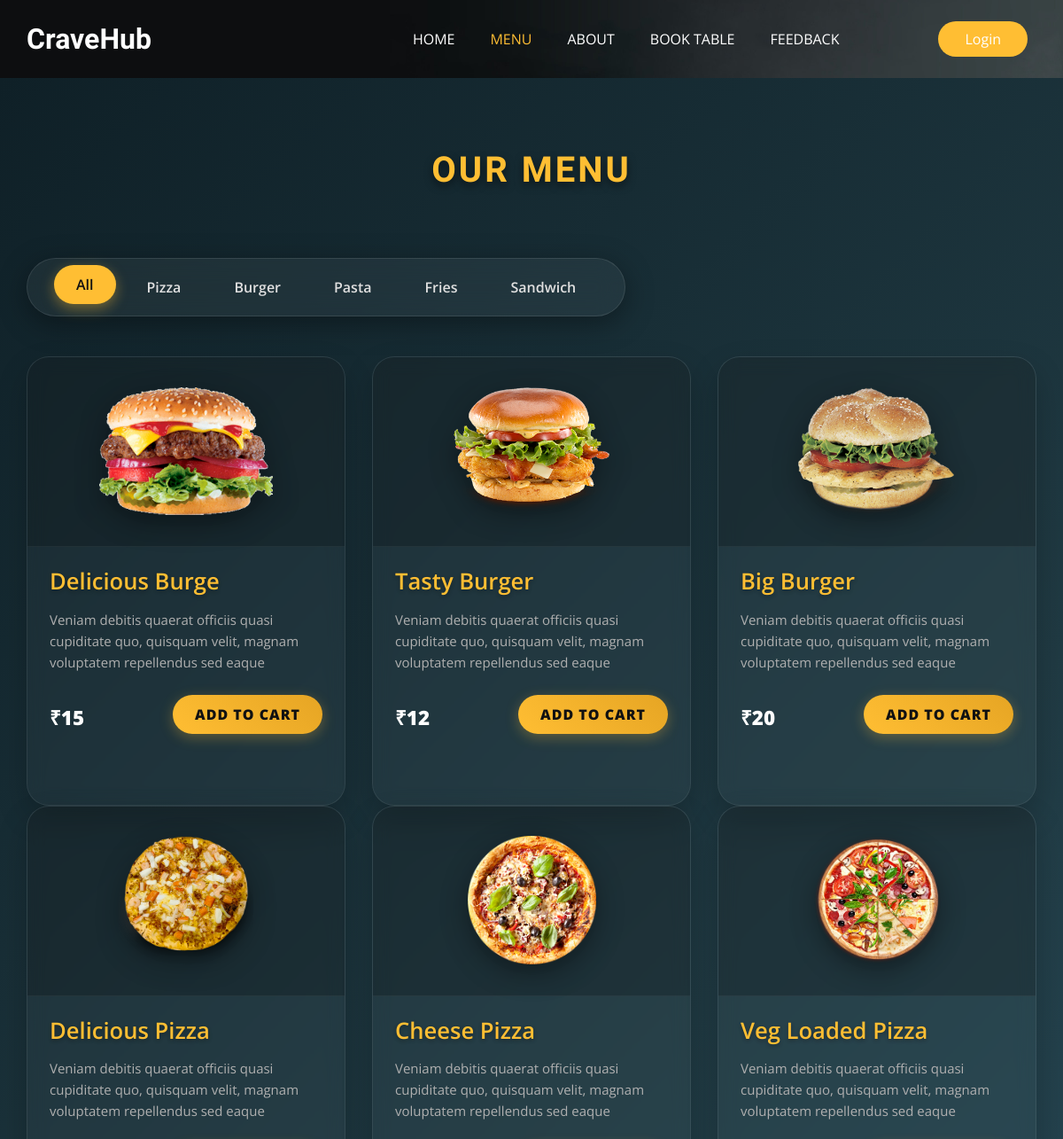
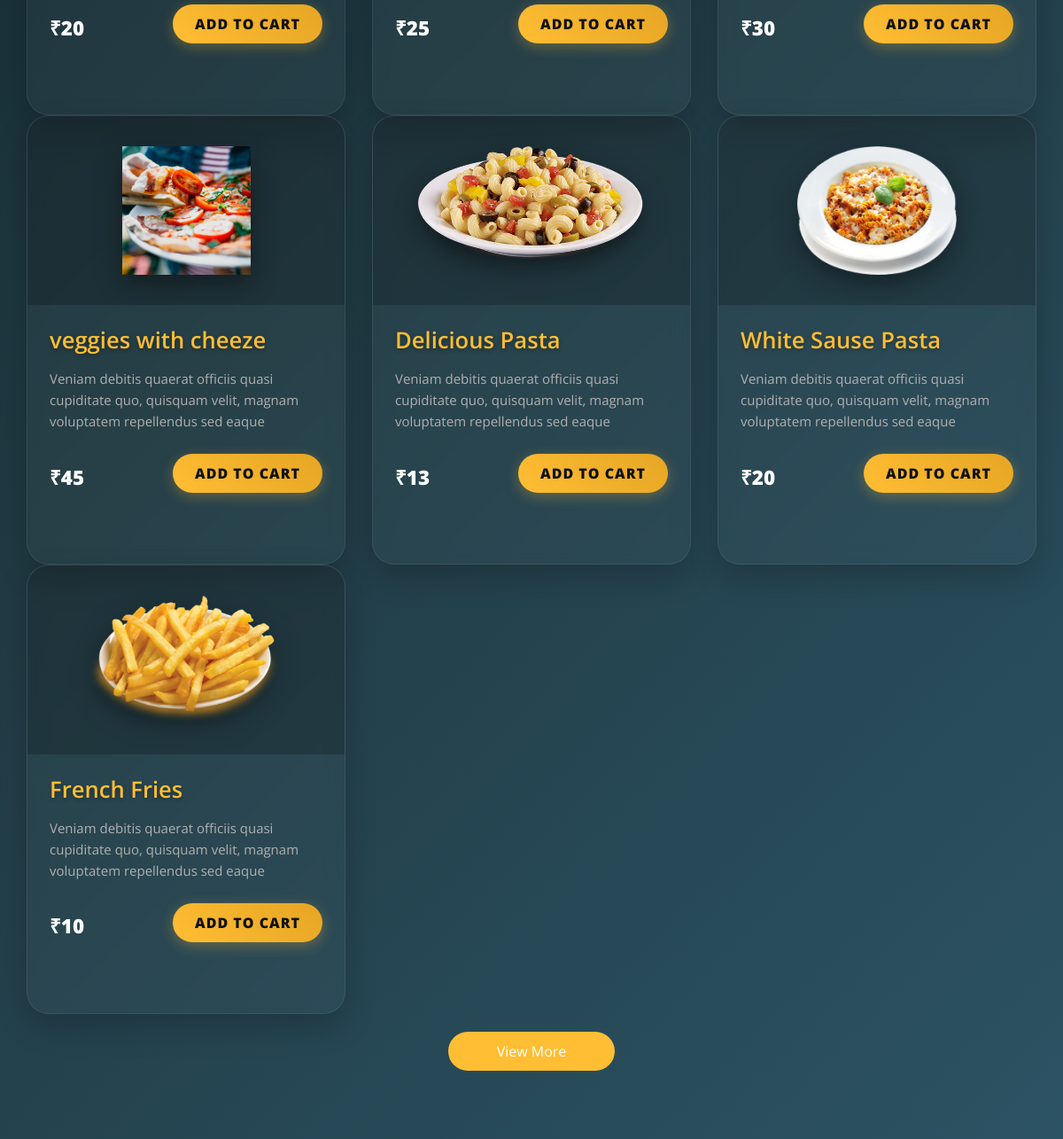
/menu/ (upper part), run on an earlier commit of the app's database (2 pictures, top to bottom).
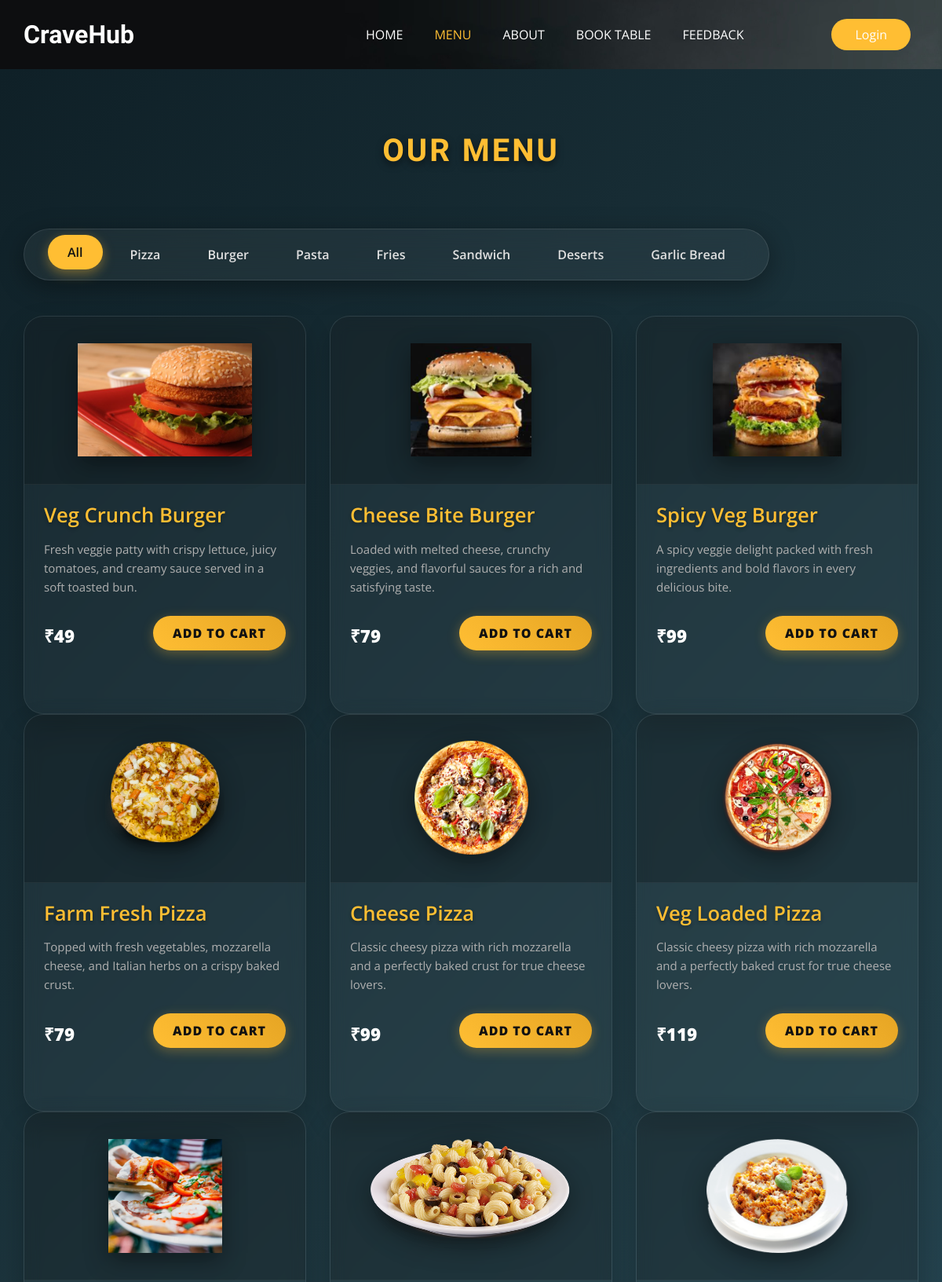
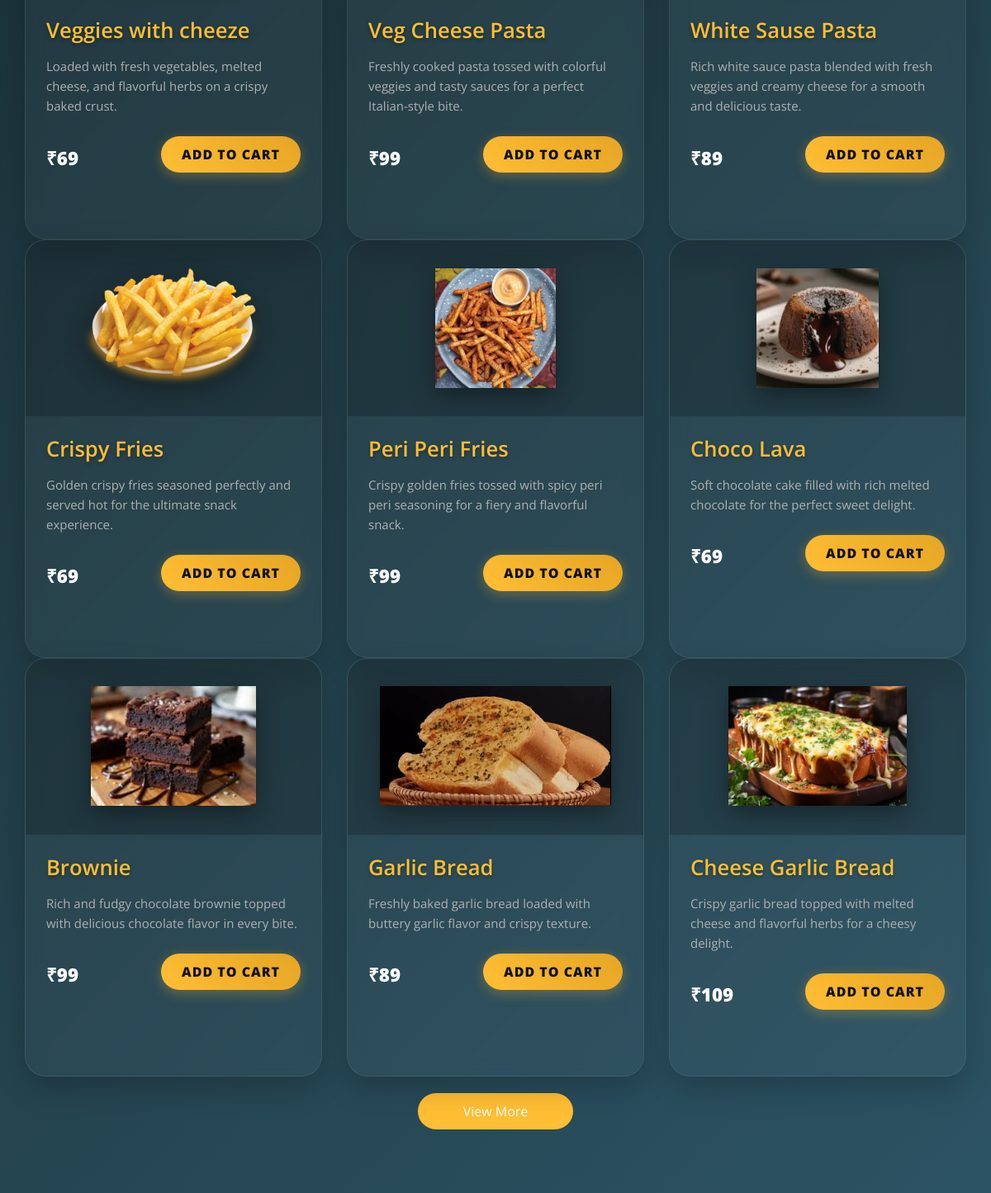
And on a later commit of the database (2 pictures, top to bottom).
### Base_App/models.py (models this page shows, shortened)
class ItemList(models.Model):
    Category_name = models.CharField(max_length=15)
    def __str__(self):
        return self.Category_name

class Items(models.Model):
    Item_name = models.CharField(max_length=40)
    description = models.TextField(blank=False)
    Price = models.IntegerField()
    Category = models.ForeignKey(ItemList, related_name='Name', on_delete=models.CASCADE)
    Image = models.ImageField(upload_to='items/')

### Base_App/views.py (the view)
# urls.py: path('menu/', MenuView, name='Menu'),
def MenuView(request):
    items =  Items.objects.all()
    list = ItemList.objects.all()
    return render(request, 'menu.html', {'items': items, 'list': list})

### Template/menu.html (shortened to what this page needs)
{% extends "base.html" %}
{% block class %}class="sub_page"{% endblock class %}
{% block menu_status %}active{% endblock menu_status %}
{% load static %}
{% block main %}
  <section class="food_section premium-menu-section layout_padding-bottom">
    <div class="container">
      <div class="heading_container heading_center">
        <h2>
          Our Menu
        </h2>
      </div>
      <ul class="filters_menu">
        <li class="active" data-filter="*">All</li>
        {% for i in list %}
        <li data-filter=".{{i.Category_name}}">{{i.Category_name}}</li>
        {% endfor %}
      </ul>
      <div class="filters-content">
        <div class="row grid">
          {% for j in items %}
          <div class="col-sm-6 col-lg-4 all {{j.Category}}">
            <div class="box">
              <div>
                <div class="img-box">
                  <img src="/media/{{j.Image}} " alt="{{j.Image}}">
                </div>
                <div class="detail-box">
                  <h5>
                    {{j.Item_name}}
                  </h5>
                  <p>
                    {{j.description}}
                  </p>
                  <div class="options">
                    <h6>
                      ₹{{j.Price}}
                    </h6>
                    <button class="btn btn-success add-to-cart" data-item-id="{{j.id}}" data-item-name="{{j.Item_name}}" data-item-price="{{j.Price}}">
                      Add to Cart
                    </button>
                  </div>
                </div>
              </div>
            </div>
          </div>
          {% endfor %}
        </div>
      </div>
      <div class="btn-box">
        <a href="">
          View More
        </a>
      </div>
    </div>
  </section>
{% endblock main %}

### Template/base.html (shortened to what this page needs)
<!DOCTYPE html>
<html>
{% load static %}
<head>
  <link rel="stylesheet" type="text/css" href="{% static 'css/bootstrap.css' %}" />
  <link rel="stylesheet" type="text/css"
    href="https://cdnjs.cloudflare.com/ajax/libs/OwlCarousel2/2.3.4/assets/owl.carousel.min.css" />
  <link rel="stylesheet" href="https://cdnjs.cloudflare.com/ajax/libs/jquery-nice-select/1.1.0/css/nice-select.min.css"
 />
  <link href="{% static 'css/font-awesome.min.css' %}" rel="stylesheet" />
  <link href="{% static 'css/style.css' %}" rel="stylesheet" />
  <link href="{% static 'css/responsive.css' %}" rel="stylesheet" />
</head>
<body {% block class %}{% endblock class %}>
  <div class="hero_area">
    <div class="bg-box">
      <img src="{% static 'images/hero-bg.jpg' %}" alt="">
    </div>
    <header class="header_section">
      <div class="container">
        <nav class="navbar navbar-expand-lg custom_nav-container ">
          <a class="navbar-brand" href="{% url 'Home' %}">
            <span>
              CraveHub
            </span>
          </a>
          <div class="collapse navbar-collapse" id="navbarSupportedContent">
            <ul class="navbar-nav  mx-auto ">
              <li class="nav-item {% block home_status %}{% endblock home_status %}">
                <a class="nav-link" href="{% url 'Home' %}">Home <span class="sr-only">(current)</span></a>
              </li>
              <li class="nav-item {% block menu_status %}{% endblock menu_status %}">
                <a class="nav-link " href="{% url 'Menu' %}">Menu</a>
              </li>
              <li class="nav-item {% block about_status %}{% endblock about_status %}">
                <a class="nav-link" href="{% url 'About' %}">About</a>
              </li>
              <li class="nav-item {% block table_status %}{% endblock table_status %}">
                <a class="nav-link" href="{% url 'Book_Table' %}">Book Table</a>
              </li>
              <li class="nav-item {% block feedback_status %}{% endblock feedback_status %}">
                <a class="nav-link" href="{% url 'Feedback_Form' %}">Feedback</a>
              </li>
            </ul>
            <div class="user_option">
              <div class="user_option">
                {% if user.is_authenticated %}
                <span
                  style="background-color: #f8c6c6; color: #000; padding: 5px 10px; border-radius: 5px; font-weight: bold;">
                  {{ user.username }}
                </span>
                <a href="{% url 'logout' %}" class="btn btn-secondary">Logout</a>
                <button id="cart-button" class="btn btn-primary">
                  <i class="fa fa-shopping-cart"></i> Cart
                </button>
                {% else %}
                <a href="{% url 'login' %}" class="btn order_online">Login</a>
                {% endif %}
              </div>
            </div>
          </div>
        </nav>
      </div>
    </header>
  </div>
  {% block main %}{% endblock main %}
</body>
</html>

### Static/css/style.css (style rules this page uses)
body { font-family: "Open Sans", sans-serif; color: #0c0c0c; background-color: #ffffff; overflow-x: hidden; }
.layout_padding-bottom { padding-bottom: 90px; }
h1, h2 { font-family: 'Dancing Script', cursive; }
.heading_container { display: -webkit-box; display: -ms-flexbox; display: flex; -webkit-box-orient: vertical; -webkit-box-direction: normal; -ms-flex-direction: column; flex-direction: column; -webkit-box-align: start; -ms-flex-align: start; align-items: flex-start; }
.heading_container h2 { position: relative; margin-bottom: 0; font-size: 2.5rem; font-weight: bold; }
.heading_container.heading_center { -webkit-box-align: center; -ms-flex-align: center; align-items: center; text-align: center; }
a, a:hover, a:focus { text-decoration: none; }
.btn, .btn:focus { outline: none !important; -webkit-box-shadow: none; box-shadow: none; }
.hero_area { position: relative; min-height: 100vh; display: -webkit-box; display: -ms-flexbox; display: flex; -webkit-box-orient: vertical; -webkit-box-direction: normal; -ms-flex-direction: column; flex-direction: column; }
.bg-box { position: absolute; top: 0; left: 0; width: 100%; height: 100%; }
.bg-box img { width: 100%; height: 100%; -o-object-fit: cover; object-fit: cover; }
.sub_page .hero_area { min-height: auto; }
.sub_page .hero_area .bg-box { position: absolute; top: 0; left: 0; width: 100%; height: 100%; }
.sub_page .hero_area .bg-box img { width: 100%; height: 100%; -o-object-fit: cover; object-fit: cover; -o-object-position: right top; object-position: right top; }
.header_section { padding: 15px 0; }
.navbar-brand { font-family: 'Dancing Script', cursive; }
.navbar-brand span { font-weight: bold; font-size: 32px; color: #ffffff; }
.custom_nav-container { padding: 0; }
.custom_nav-container .navbar-nav { padding-left: 18%; }
.custom_nav-container .navbar-nav .nav-item .nav-link { padding: 5px 20px; color: #ffffff; text-align: center; text-transform: uppercase; border-radius: 5px; -webkit-transition: all 0.3s; transition: all 0.3s; }
.custom_nav-container .navbar-nav .nav-item:hover .nav-link, .custom_nav-container .navbar-nav .nav-item.active .nav-link { color: #ffbe33; }
.user_option { display: -webkit-box; display: -ms-flexbox; display: flex; -webkit-box-align: center; -ms-flex-align: center; align-items: center; }
.user_option a { margin: 0 10px; }
.user_option .order_online { display: inline-block; padding: 8px 30px; background-color: #ffbe33; color: #ffffff; border-radius: 45px; -webkit-transition: all 0.3s; transition: all 0.3s; border: none; }
.food_section .filters_menu { padding: 0; display: -webkit-box; display: -ms-flexbox; display: flex; -ms-flex-wrap: wrap; flex-wrap: wrap; -webkit-box-pack: center; -ms-flex-pack: center; justify-content: center; list-style-type: none; margin: 45px 0 20px 0; }
.food_section .filters_menu li { padding: 7px 25px; cursor: pointer; border-radius: 25px; }
.food_section .filters_menu li.active { background-color: #222831; color: #ffffff; }
.food_section .box { position: relative; margin-top: 25px; background-color: #ffffff; border-radius: 10px; color: #ffffff; border-radius: 15px; overflow: hidden; background: linear-gradient(to bottom, #f1f2f3 25px, #222831 25px); }
.food_section .box .img-box { background: #f1f2f3; display: -webkit-box; display: -ms-flexbox; display: flex; -webkit-box-pack: center; -ms-flex-pack: center; justify-content: center; -webkit-box-align: center; -ms-flex-align: center; align-items: center; height: 215px; border-radius: 0 0 0 45px; margin: -1px; padding: 25px; }
.food_section .box .img-box img { max-width: 100%; max-height: 145px; -webkit-transition: all .2s; transition: all .2s; }
.food_section .box .detail-box { padding: 25px; }
.food_section .box .detail-box h5 { font-weight: 600; }
.food_section .box .detail-box p { font-size: 15px; }
.food_section .box .detail-box h6 { margin-top: 10px; }
.food_section .box .options { display: -webkit-box; display: -ms-flexbox; display: flex; -webkit-box-pack: justify; -ms-flex-pack: justify; justify-content: space-between; }
.food_section .btn-box { display: -webkit-box; display: -ms-flexbox; display: flex; -webkit-box-pack: center; -ms-flex-pack: center; justify-content: center; margin-top: 45px; }
.food_section .btn-box a { display: inline-block; padding: 10px 55px; background-color: #ffbe33; color: #ffffff; border-radius: 45px; -webkit-transition: all 0.3s; transition: all 0.3s; border: none; }

### Static/css/responsive.css (style rules this page uses)
@media (min-width: 1200px) { .container { max-width: 1170px; } }

What changed in the data, as far as the page shows it:
added ItemList: Category_name "Deserts"
added ItemList: Category_name "Garlic Bread"
changed Items: Image: a different picture; Item_name "Delicious Burge" → "Veg Crunch Burger"; description "Veniam debitis quaerat officiis quasi cupiditate quo, quisquam velit, magnam voluptatem repellendus sed eaque" → "Fresh veggie patty with crispy lettuce, juicy tomatoes, and creamy sauce served in a soft toasted bun."; Price "15" → "49"
changed Items: Image: a different picture; Item_name "Tasty Burger" → "Cheese Bite Burger"; description "Veniam debitis quaerat officiis quasi cupiditate quo, quisquam velit, magnam voluptatem repellendus sed eaque" → "Loaded with melted cheese, crunchy veggies, and flavorful sauces for a rich and satisfying taste."; Price "12" → "79"
changed Items: Image: a different picture; Item_name "Big Burger" → "Spicy Veg Burger"; description "Veniam debitis quaerat officiis quasi cupiditate quo, quisquam velit, magnam voluptatem repellendus sed eaque" → "A spicy veggie delight packed with fresh ingredients and bold flavors in every delicious bite."; Price "20" → "99"
changed Items: Item_name "Delicious Pizza" → "Farm Fresh Pizza"; description "Veniam debitis quaerat officiis quasi cupiditate quo, quisquam velit, magnam voluptatem repellendus sed eaque" → "Topped with fresh vegetables, mozzarella cheese, and Italian herbs on a crispy baked crust."; Price "20" → "79"
changed Items "Cheese Pizza": description "Veniam debitis quaerat officiis quasi cupiditate quo, quisquam velit, magnam voluptatem repellendus sed eaque" → "Classic cheesy pizza with rich mozzarella and a perfectly baked crust for true cheese lovers."; Price "25" → "99"
changed Items "Veg Loaded Pizza": description "Veniam debitis quaerat officiis quasi cupiditate quo, quisquam velit, magnam voluptatem repellendus sed eaque" → "Classic cheesy pizza with rich mozzarella and a perfectly baked crust for true cheese lovers."; Price "30" → "119"
changed Items: Item_name "veggies with cheeze" → "Veggies with cheeze"; description "Veniam debitis quaerat officiis quasi cupiditate quo, quisquam velit, magnam voluptatem repellendus sed eaque" → "Loaded with fresh vegetables, melted cheese, and flavorful herbs on a crispy baked crust."; Price "45" → "69"
changed Items: Item_name "Delicious Pasta" → "Veg Cheese Pasta"; description "Veniam debitis quaerat officiis quasi cupiditate quo, quisquam velit, magnam voluptatem repellendus sed eaque" → "Freshly cooked pasta tossed with colorful veggies and tasty sauces for a perfect Italian-style bite."; Price "13" → "99"
changed Items "White Sause Pasta": description "Veniam debitis quaerat officiis quasi cupiditate quo, quisquam velit, magnam voluptatem repellendus sed eaque" → "Rich white sauce pasta blended with fresh veggies and creamy cheese for a smooth and delicious taste."; Price "20" → "89"
changed Items: Item_name "French Fries" → "Crispy Fries"; description "Veniam debitis quaerat officiis quasi cupiditate quo, quisquam velit, magnam voluptatem repellendus sed eaque" → "Golden crispy fries seasoned perfectly and served hot for the ultimate snack experience."; Price "10" → "69"
added Items: Image (picture), Item_name "Peri Peri Fries", description "Crispy golden fries tossed with spicy peri peri seasoning for a fiery and flavorful snack.", Price "99"
added Items: Image (picture), Item_name "Choco Lava", description "Soft chocolate cake filled with rich melted chocolate for the perfect sweet delight.", Price "69"
added Items: Image (picture), Item_name "Brownie", description "Rich and fudgy chocolate brownie topped with delicious chocolate flavor in every bite.", Price "99"
added Items: Image (picture), Item_name "Garlic Bread", description "Freshly baked garlic bread loaded with buttery garlic flavor and crispy texture.", Price "89"
added Items: Image (picture), Item_name "Cheese Garlic Bread", description "Crispy garlic bread topped with melted cheese and flavorful herbs for a cheesy delight.", Price "109"
